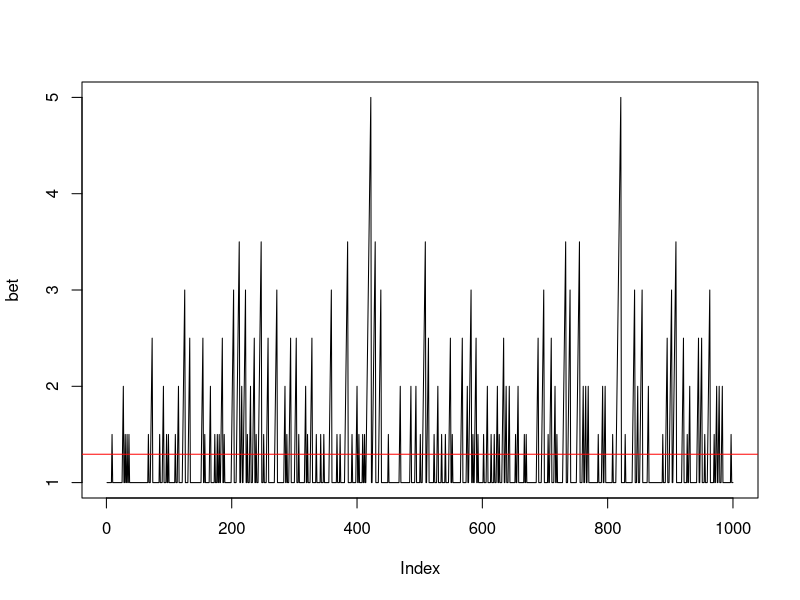
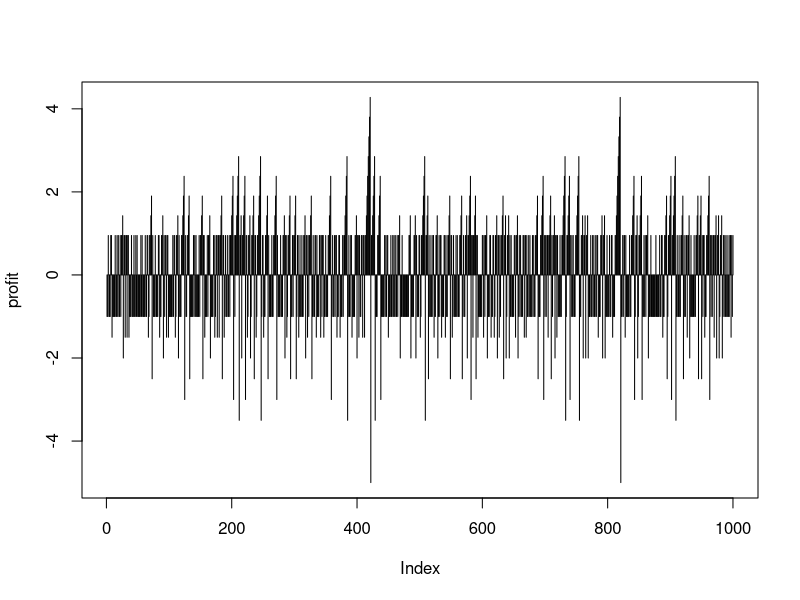
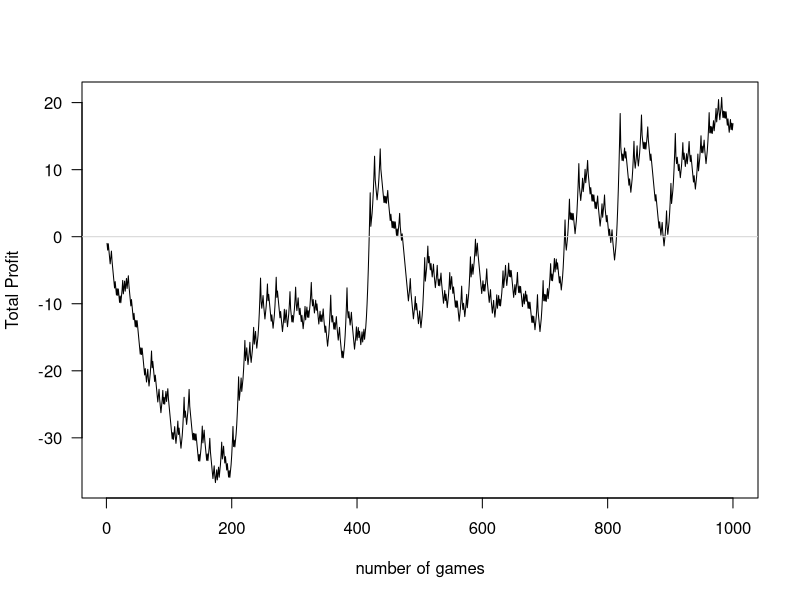
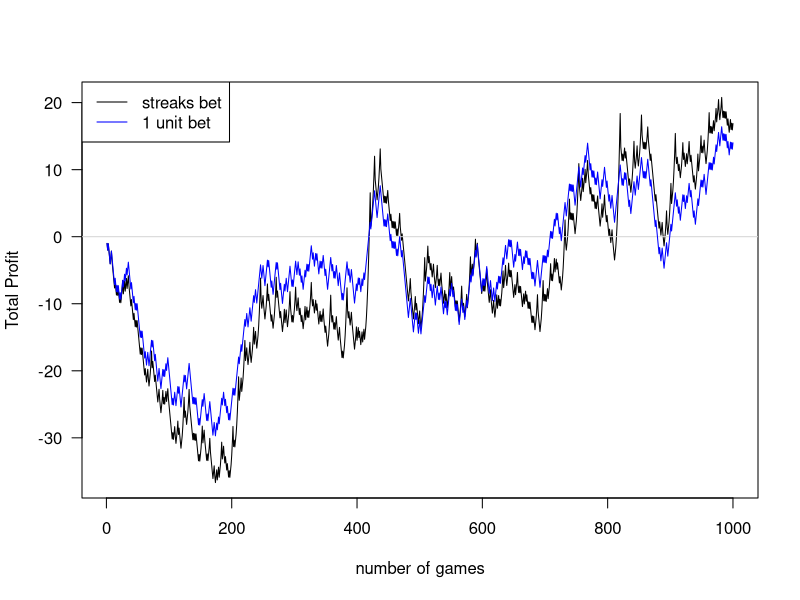
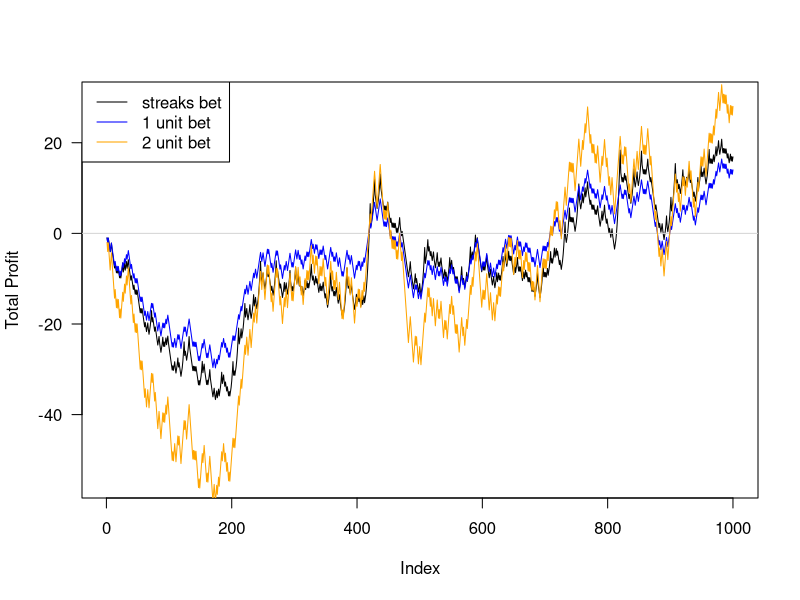
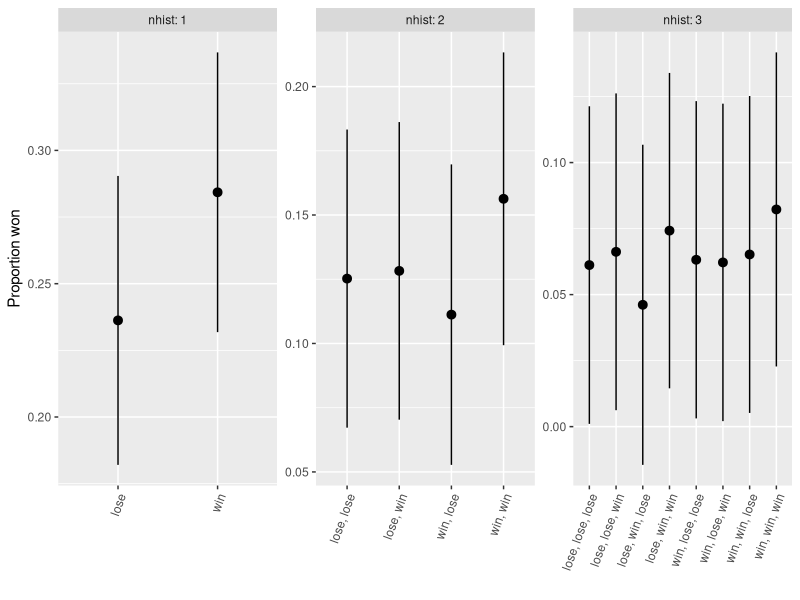
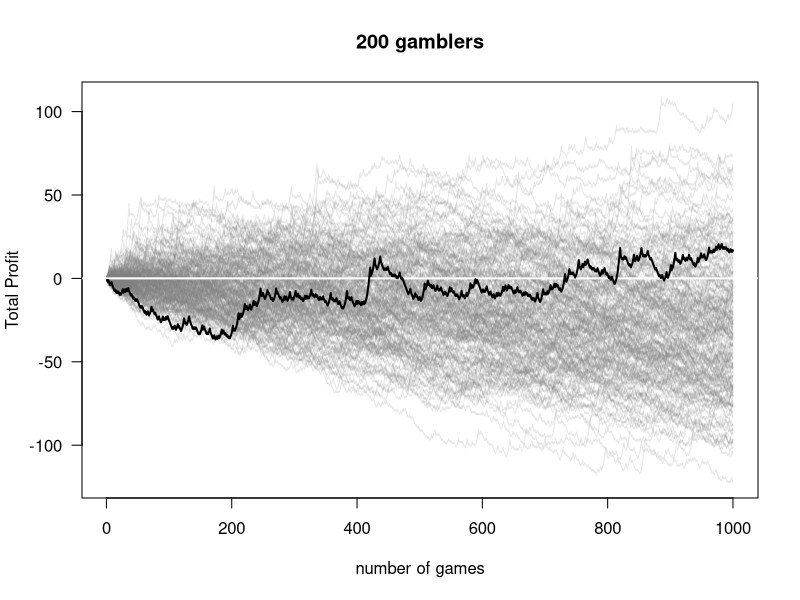
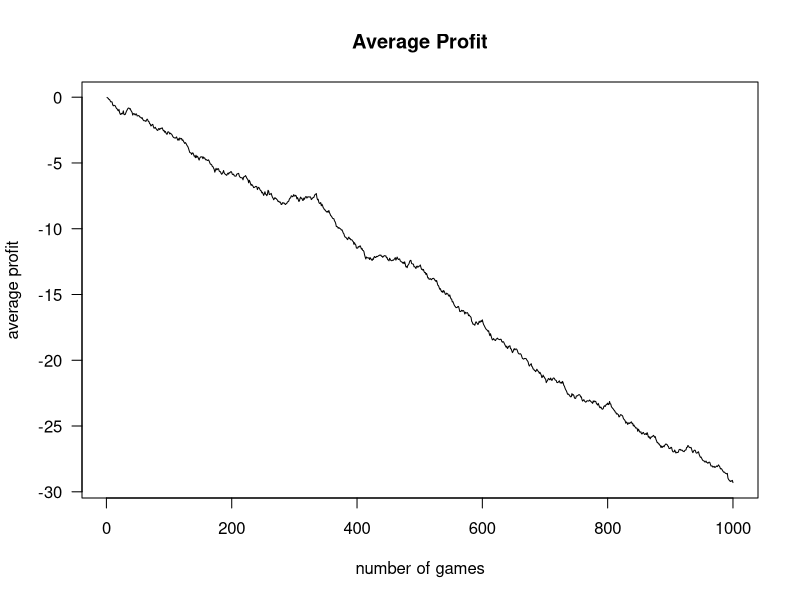

R code for these plots, in order:
## ---- chunk 1
knitr::opts_chunk$set(echo = TRUE)
library(dplyr)
library(ggplot2)
## ---- chunk 2
#-- Settings
set.seed(2016)               # set seed for RNG to allow replication  
p = 0.50                     # probability of win
n = 1000                     # number of times played
## ---- chunk 3
#-- Random sample of outcomes
x = sample(x = c('win', 'lose'), size=n, replace=TRUE, prob=c(p, 1-p)) 

#-- show/print the first few values in X
head(x)

#-- Get counts of outcomes
table(x)
## ---- chunk 4
r = rle(x)       # ?rle returns a list of two elements: lengths and values
r                # show the results
## ---- chunk 5
table(streak=r$lengths, r$values)
## ---- chunk 6
tab = table(streak=r$lengths, r$values)
mx = max(r$lengths)
value = r$values[which.max(r$length)]
## ---- chunk 7
make_bets <- function(x, initial=1, increase=1/2){
  
  #- initialize
  n = length(x)               # length of x vector
  bet = numeric(n)            # create numeric vector of length n
  bet[1] = initial            # set initial bet value
  streak = 0                  # set winning streak at 0
  
  #- loop 
  for(i in 2:n){
    if(x[i-1] == 'win'){
      streak = streak + 1
      bet[i] = ifelse(streak >= 2, bet[i-1] + increase, bet[i-1])
    }
    if(x[i-1] == 'lose'){ 
      streak = 0
      bet[i] = initial
    }
  }
  return(bet)
}
## ---- chunk 8
bet = make_bets(x)                      # get the bets

head(data.frame(x,bet), 10)             # look at first 10 value

mean(bet)                               # average bet made

plot(bet, typ='l')                      # plot results
abline(h=mean(bet), col='red', las=1)   # add red horizontal line
## ---- chunk 9
table(bet=bet, outcome=x)
## ---- chunk 10
payoff = 0.95   # for every 1 unit bet, we get 0.95 units of profit

profit = ifelse(x=='win', bet*payoff, -bet)
## ---- chunk 11
y = data.frame(x, bet, profit)
head(y, 20)
## ---- chunk 12
plot(profit, type='h')     # profit for each outcome

plot(cumsum(profit),       # cumulative sum
     type='l',             # set plot type to line
     las=1,                # put y axis labels horizontal
     xlab="number of games", # change x label     
     ylab='Total Profit')  # change y label

abline(h=0, col="lightgray")
## ---- chunk 13
profit_1 = ifelse(x=='win', 1*payoff, -1)
## ---- chunk 14
plot(cumsum(profit),       # cumulative sum
     type='l',             # set plot type to line
     las=1,                # put y axis labels horizontal
     xlab="number of games", # change x label
     ylab='Total Profit')  # change y label

abline(h=0, col="lightgray")
lines(cumsum(profit_1), col="blue")
legend('topleft', c('streaks bet', '1 unit bet'), col=c("black", 'blue'), lty=1)
## ---- chunk 15
profit_2 = ifelse(x=='win', 2*payoff, -2)
## ---- chunk 16
plot(cumsum(profit),       # cumulative sum
     type='l',             # set plot type to line
     las=1,                # put y axis labels horizontal
     ylab='Total Profit',  # change y label
     ylim=c(-55, 30))

abline(h=0, col="lightgray")
lines(cumsum(profit_1), col="blue")
lines(cumsum(profit_2), col="orange")
legend('topleft', c('streaks bet', '1 unit bet', '2 unit bet'), col=c("black", 'blue', 'orange'), lty=1)
## ---- chunk 17
library(dplyr)
lag = tibble(x) %>% mutate(lag1=lag(x), lag2=lag(x,2), lag3=lag(x,3), lag4=lag(x,4)) 

a0 = count(lag, x) %>% na.omit() %>% mutate(p=n/sum(n))  
a1 = count(lag, lag1, x) %>% na.omit() %>% 
  mutate(p=n/sum(n), lags=paste(lag1, sep=', '), nhist=1)  
a2 = count(lag, lag1, lag2, x) %>% na.omit() %>% 
  mutate(p=n/sum(n), lags=paste(lag2, lag1, sep=', '), nhist=2) 
a3 = count(lag, lag1, lag2, lag3, x) %>% na.omit() %>% 
  mutate(p=n/sum(n), lags=paste(lag3, lag2, lag1, sep=', '), nhist=3) 

bb = bind_rows(a1, a2, a3) %>% 
  filter(x=='win') %>% 
  select(lags, x, n, p, nhist) 

library(ggplot2)
limits = aes(ymax=p + 1.96*sqrt(p*(1-p)/n), ymin=p - 1.96*sqrt(p*(1-p)/n))
ggplot(bb, aes(x=lags, y=p)) + geom_pointrange(limits) + 
  labs(y='Proportion won', x='') + 
  facet_wrap(~nhist, scales="free", labeller="label_both") +
  theme(axis.text.x = element_text(angle = 70, hjust = 1)) 
## ---- chunk 18
#-- Settings
set.seed(2016)       # set seed for RNG to allow replication  
p = 0.50             # probability of win
n = 1000             # number of times played    
payoff = 0.95        # for every 1 unit bet, we get 0.95 units of profit
ngamblers = 200      # number of gamblers

#-- simulation of all gamblers
Profit = Profit_1 = Profit_2 = matrix(NA, n, ngamblers)
for(i in 1:ngamblers){
  x = sample(x = c('win', 'lose'), size=n, replace=TRUE, prob=c(p, 1-p)) 
  bet = make_bets(x)                      # get the bets
  Profit[,i] = ifelse(x=='win', bet*payoff, -bet)
  Profit_1[,i] = ifelse(x=='win', 1*payoff, -1)
  Profit_2[,i] = ifelse(x=='win', 2*payoff, -2)
}
## ---- chunk 19
matplot(apply(Profit, 2, cumsum),       # cumulative sum
     type='l',             # set plot type to line
     lty=1,
     col="#80808030",
     las=1,                # put y axis labels horizontal
     ylab='Total Profit'   # change y label
     ,xlab="number of games"
     ,main=paste(ngamblers, 'gamblers')
     )

abline(h=0, col="white", lwd=2)
lines(cumsum(profit), col="black", lwd=2)
## ---- chunk 20
a = apply(Profit, 2, cumsum)
avgProfit = rowMeans(a)
plot(avgProfit, typ='l', las=1,
     xlab="number of games", ylab='average profit',
     main='Average Profit')
## ---- chunk 21
a = apply(Profit, 2, cumsum)
positive = apply(a, 1, function(x) mean(x>=0) )
plot(positive, typ='l', las=1,
     xlab="number of games", ylab='proportion',
     main='Proportion of gambler with positive profit')
## ---- chunk 22
y = a[1000,]
plot(density(a), las=1, xlab="total profit", ylab="density", 
     main=paste("density of profit at end of", n, "games"))
abline(v=0)
rug(y)
